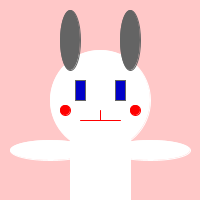
Frame 1 (no input)
Frame 60 (the mouse pressed at the canvas centre just before this capture): identical to frame 1, image omitted
Frame 120 (the mouse held since frame 60 and released just before this capture): identical to frame 1, image omitted

The Processing sketch that drew this single still picture (run headless with seeded random() and noise(); from frame 60 on, the mouse is pressed at the canvas centre):

// Processing sketch: processing_23973
// ── processing_23973.pde



 void setup() {
   size(200,200);
 }
 void draw() {
   background (255,200,200);
   
   //face 
   stroke(255);
   fill(255);
   ellipse (width/2,height/2,100,100);
 //Body
rectMode(CENTER);
rect(100,150,60,100);
 
 //ears  
  stroke(100);
  fill(100);
  ellipseMode(CENTER);
   ellipse(70,40,20,60);
   
   ellipseMode(CENTER);
   ellipse(130,40,20,60);

//eyes 
  fill(0,0,200);
  rectMode(CENTER);
  rect(80,90,10,20);
 //eyes2
 fill(0,0,200);
 rectMode(CENTER);
 rect(120,90,10,20);
//mouth 
stroke(300,0,0);
line(80,120,120,120);
line(100,120,100,110);
//cheek 

ellipseMode(CENTER);
fill(300,0,0);
ellipse(65,110,10,10);
ellipse(135,110,10,10);
//hands 
ellipseMode(CENTER);
fill(255);
stroke(255);
ellipse(50,150,80,20);
ellipse(150,150,80,20);

 }
